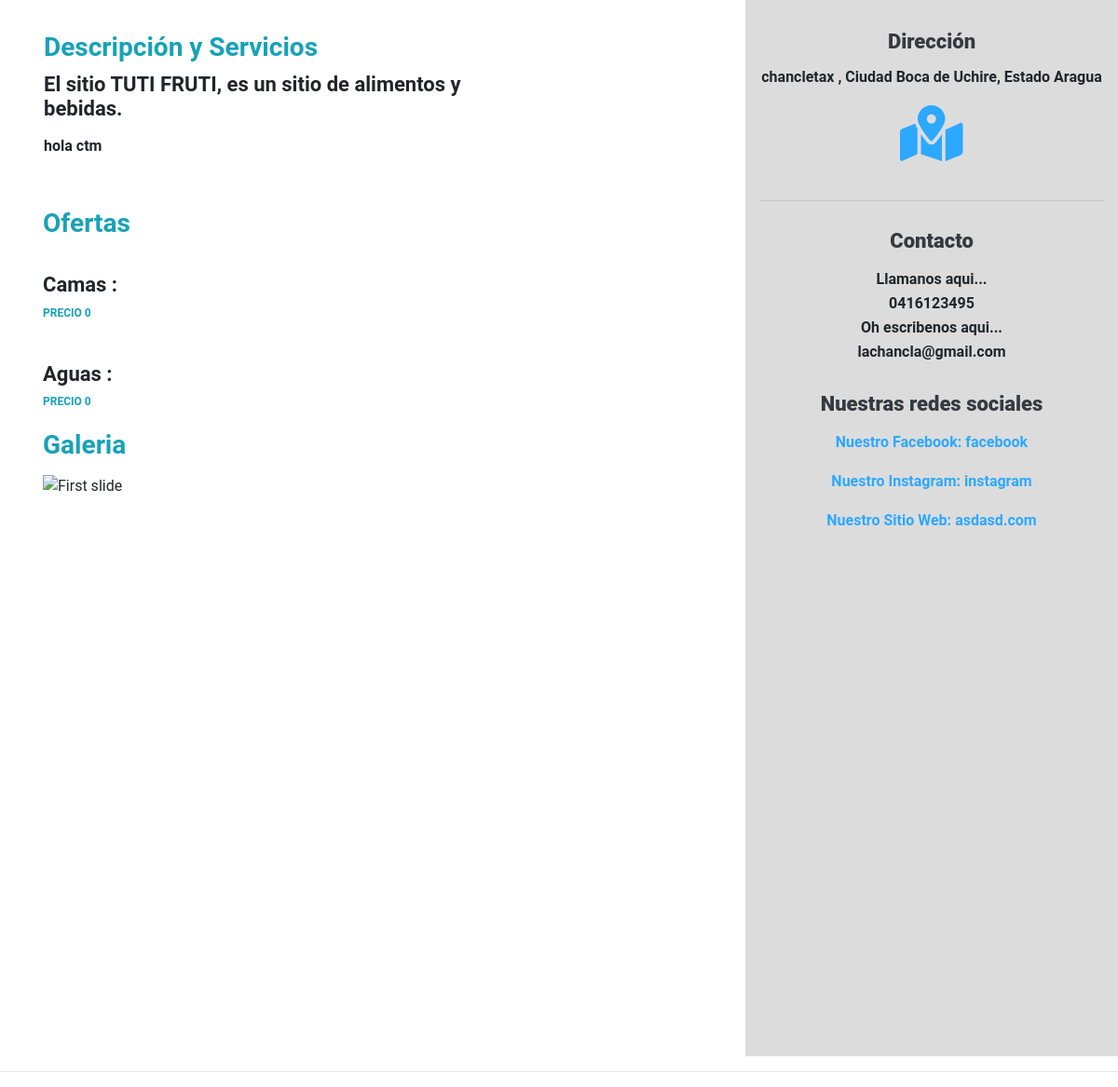
/?action=sitio&sitio=2 (signed in, lower part), run on an earlier commit of the app's database.
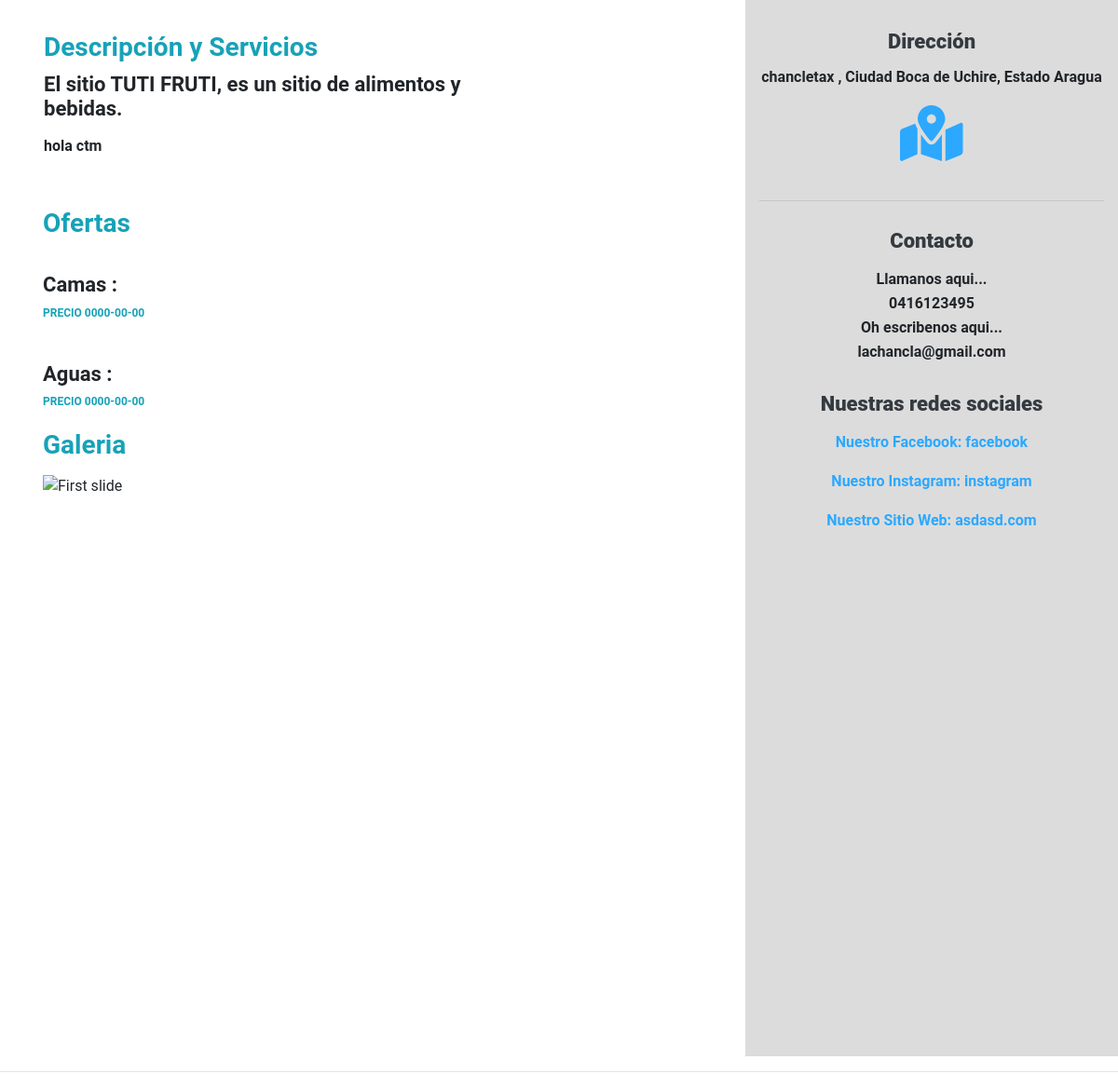
And on a later commit of the database.
### tables this page shows
CREATE TABLE IF NOT EXISTS tsitios_turisticos(
	id_sitio int AUTO_INCREMENT NOT NULL,
	rtn varchar(20) NOT NULL,
	fecha_otorgamiento_rtn date NOT NULL,
	nombre_sitio varchar(50) NOT NULL,
	rif varchar(30) NOT NULL,
	direccion_sitio varchar(150) NOT NULL,
	telefono_sitio varchar(20) NOT NULL,
	email varchar(50) NOT NULL,
	facebook varchar(150),
	instagram varchar(150),
	sitioweb varchar(150),
	num_licencia varchar(30),
	num_habitacion int,
	latitud varchar(50),
	longitud varchar(50),
	estado_id int,  
	ciudad_id int,  
	tipo_id int,  
	usuario_id int,  
	index(usuario_id),	
	index(estado_id),
	index(ciudad_id),	
	index(tipo_id),	
	descripcion varchar(150),
	estatus varchar(20),
	PRIMARY KEY (id_sitio)
);

CREATE TABLE IF NOT EXISTS ttipos_sitios(
	id_tipo int AUTO_INCREMENT NOT NULL,
	nombre_tipo varchar(150) NOT NULL,
	PRIMARY KEY (id_tipo)
);

CREATE TABLE IF NOT EXISTS tofertas(
	id_oferta int AUTO_INCREMENT NOT NULL,
	nombre_oferta varchar (60) NOT NULL,
	descripcion varchar(150) NOT NULL,
	precio date NOT NULL,
	sitio_turistico_id int,  
	index(sitio_turistico_id),
	PRIMARY KEY (id_oferta)
);

CREATE TABLE IF NOT EXISTS tciudades(
	id_ciudad int AUTO_INCREMENT NOT NULL,
	nombre_ciudad varchar(150) NOT NULL,
	estado_id int NOT NULL,
	index(estado_id),  
	PRIMARY KEY (id_ciudad)
);

CREATE TABLE IF NOT EXISTS testados(
	id_estado int AUTO_INCREMENT NOT NULL,
	nombre_estado varchar(150) NOT NULL,
	PRIMARY KEY (id_estado)
);

### controllers/controller.php (called while the page is built, shortened)
<?php
class MvcController {
    public function enlacesPaginasController(){
      if (isset($_GET["action"])) {
        $enlacesController = $_GET["action"];
      }
      else {
        $enlacesController ="inicio";
      }
      $respuesta = EnlacesPaginas::enlacesPaginasModel($enlacesController);
      include $respuesta;
    }
}
?>

### index.php (called while the page is built, shortened)
<?php
	require_once "controllers/controller.php";
	require_once "controllers/sitiosController.php";
	require_once "models/sitiosModel.php";
	require_once "controllers/ofertasController.php";
	require_once "models/ofertasModel.php";
	$mvc = new MvcController();
	$mvc -> enlacesPaginasController();
?>

### models/sitiosModel.php (called while the page is built, shortened)
<?php
	class  SitiosModel Extends Conexion implements templateCrud
	{
	    private $id;
	    public $pdo;
	    public function __construct()
		{
		    $this->pdo = new Conexion();
		}
		public function setId($id)
		{
		    $this->id = $id;
		}
   		public function listarSitioUnicoModel()
		{
			try {
				$stmt = $this->pdo->prepare("SELECT * FROM tsitios_turisticos s, ttipos_sitios t,tciudades c,testados e, tusuario u
					WHERE s.tipo_id=t.id_tipo AND s.ciudad_id=c.id_ciudad AND s.estado_id=e.id_estado AND s.usuario_id=u.id_usuario AND s.id_sitio=:idid");
				$stmt -> bindParam(":idid", $this->id);
				$stmt->execute();
				$respuesta = $stmt->fetch();
				return $respuesta;
	     	} catch (Exception $e) {
	        	return $e->getMessage();
	      	}
   		}
}
?>

### controllers/sitiosController.php (called while the page is built, shortened)
<?php
	class sitiosController
	{
		public static function listarSitioUnico($id_sitio)
		{
			$OSitio=new sitiosModel();
			$OSitio->setId($id_sitio);
			return $OSitio->listarSitioUnicoModel();
		}
	}
 ?>

### models/ofertasModel.php (called while the page is built, shortened)
<?php
class GestorOfertaModel Extends Conexion{
		private $id;
	       public function __construct()
			   {
			      $this->pdo = new Conexion();
			   }
   public function setId($value)
   {
      $this->id=$value;
   }
  public function listarOfertaUnicas()
  {
     try {
        $stmt = $this->pdo->prepare("SELECT * FROM tofertas WHERE sitio_turistico_id=:id");
        $stmt -> bindParam(":id", $this->id);
        $stmt->execute();
        $respuesta = $stmt->fetchAll();
        return $respuesta;
     } catch (Exception $e) {
        return $e->getMessage();
     }
  }
}
?>

### controllers/ofertasController.php (called while the page is built, shortened)
<?php
class OfertaController
{
    public static function listarOfertasUnicas($id)
    {
      $Oferta=new GestorOfertaModel();
      $Oferta->setId($id);
      return $Oferta->listarOfertaUnicas();
    }
}
?>

### views/landing/sitio.php (the view, shortened to what this page needs)
<?php
  $id_usuario=$_SESSION["id_usuario"];
  $sitios=sitiosController::listarSitioPropietario($id_usuario);
  $id_sitio=$_GET["sitio"];
  if (isset($_GET["sitio"])) {
    $sitios=sitiosController::listarSitioUnico($id_sitio);
  };
  $oferta= OfertaController::listarOfertasUnicas($id_sitio);
?>
<!DOCTYPE html>
<html>
<head>
  <link rel="stylesheet" type="text/css" href="src/css/buscar.css">
  <link rel="stylesheet" type="text/css" href="src/css/bootstrap.min.css">
  <link rel="stylesheet" type="text/css" href="src/css/estilo_sitio.css">
    <link href="src/css/gsdk-bootstrap-wizard.css" rel="stylesheet" />
    <link rel="stylesheet" href="src/css/estilo_modal.css">
</head>
<body>
<div class="container-fluid">
    <div class="row">
      <div class="col-8">
        <div class="col-md-9" >
           <div class="media mt-3">
            <div class="media-body">
              <div class="media-body text-info">
            <h3 class="font-weight-bold"> Descripción y Servicios</h3>
            </div>
            <h4 class="mt-0 font-weight-bold">El sitio <?php echo $sitios["nombre_sitio"]; ?>, es un sitio de <?php echo $sitios["nombre_tipo"]; ?>. </h4>
            <div class="font-weight-bold">
            <?php echo $sitios["descripcion"]; ?>
            </div>
            </div>
            </div>
            <div class=" ml-3">
            <h4 class="font-weight-bold">
              <div class="text-info">
            <h3 class="font-weight-bold">Ofertas</h3>
            </div>
            <?php foreach ($oferta as $items):?>
              <br>
              <?php echo $items["nombre_oferta"]; ?> :
              <br>
              <span class="text-info "> PRECIO <?php echo $items["precio"]; ?></span>
            <?php endforeach ?>
            <div class="text-info">
            <h3 class="font-weight-bold">Galeria</h3>
          </div>
          </div>
            <div id="carouselExampleControls" class="carousel slide ml-3" data-ride="carousel">
              <div class="carousel-inner">
                <div class="carousel-item active">
                  <img class="d-block w-100" src="src/img/fondo.png" alt="First slide">
                </div>
              </div>
              <a class="carousel-control-prev" href="#carouselExampleControls" role="button" data-slide="prev">
                <span class="carousel-control-prev-icon" aria-hidden="true"></span>
              </a>
              <a class="carousel-control-next" href="#carouselExampleControls" role="button" data-slide="next">
                <span class="carousel-control-next-icon" aria-hidden="true"></span>
              </a>
            </div>
        </div>
        </div>
                <div class="col-md-4 lateral py-1">
                  <h4 class="text-dark font-weight-bold text-center"><b>Dirección</b></h4>
                  <h5 class="text-center font-weight-bold"><?php echo $sitios["direccion_sitio"]; ?> , Ciudad <?php echo $sitios["nombre_ciudad"]; ?>, Estado <?php echo $sitios["nombre_estado"]; ?></h5>
                  <div class="mapa-icons text-center">
                    <a class="text-decoration-none" href="#">
                    <i class="fas fa-map-marked-alt"></i>
                    </a>
                  </div>
                  <hr class="my-4">
                  <h4 class="text-center font-weight-bold text-dark"><b>Contacto</b></h4>
                  <p class="text-center font-weight-bold">Llamanos aqui...
                  <br>
                  <?php echo $sitios["telefono_sitio"]; ?>
                  <br>
                  Oh escribenos aqui...
                  <br>
                  <?php echo $sitios["email"]; ?>
                 </p>
                  <h4 class="text-center font-weight-bold text-dark"><b>Nuestras redes sociales</b></h4>
                  <div class="redes-icons text-center font-weight-bold">
                  <a class="text-decoration-none" href="#">
                    <p>Nuestro Facebook: <?php echo $sitios["facebook"]; ?></p>
                    <p>Nuestro Instagram: <?php echo $sitios["instagram"]; ?></p>
                    <p>Nuestro Sitio Web: <?php echo $sitios["sitioweb"]; ?></p>
                  </a>
                  </div>
                </div>
                </div>
            </div>
  <hr>
</body>
</html>

### src/css/buscar.css (style rules this page uses)
* { font-family: roboto, 'roboto'; margin: 0; padding: 0; }
.text-info { font-size: 12px; }

### src/css/estilo_sitio.css (style rules this page uses)
.carousel-item { height: 78vh; min-height: 350px; background: no-repeat center center scroll; -webkit-background-size: cover; -moz-background-size: cover; -o-background-size: cover; background-size: cover; }
.mapa-icons { font-size: 60px; }
.redes-icons { font-size: 50px; }
a { text-decoration: none; color: white; padding-right: 1px; }
.lateral { background-color: #DCDCDC; }

What changed in the data, as far as the page shows it:
changed tofertas "Camas": precio "0" → "0000-00-00"
changed tofertas "Aguas": precio "0" → "0000-00-00"
